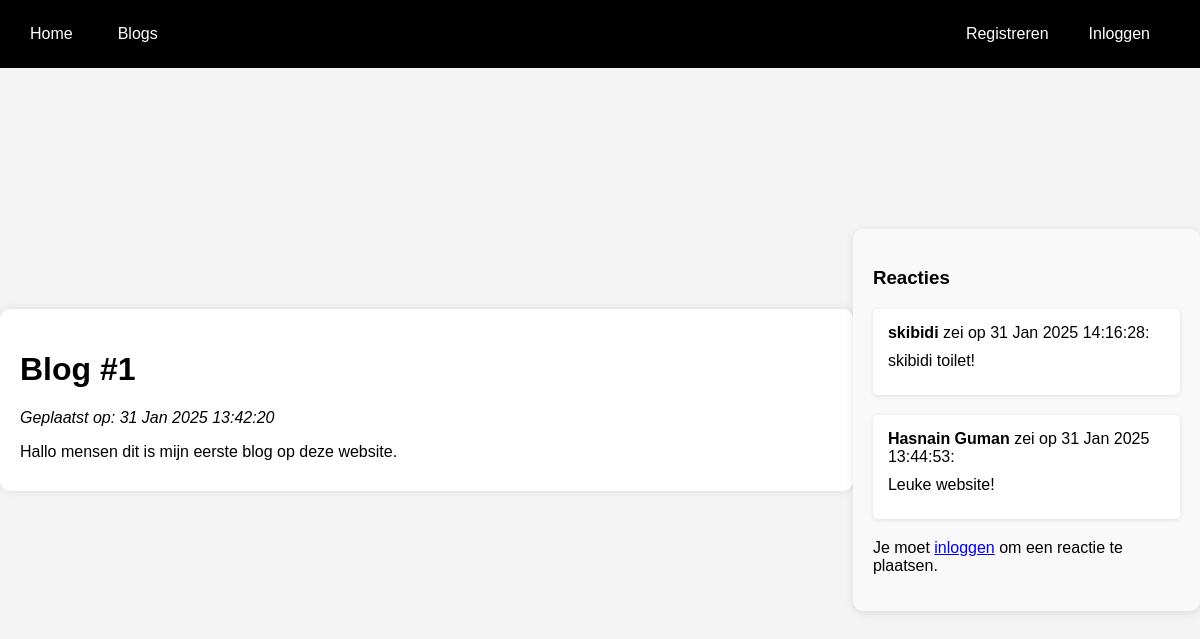
/PHProject/pages/view_blog.php?id=1, run on the app's committed database.
### tables this page shows
CREATE TABLE `blogs` (
  `id` int(11) NOT NULL,
  `title` varchar(255) NOT NULL,
  `content` text NOT NULL,
  `created_at` timestamp NOT NULL DEFAULT current_timestamp() ON UPDATE current_timestamp(),
  `author_id` int(11) DEFAULT NULL,
  `user_id` int(11) NOT NULL
);

CREATE TABLE `comments` (
  `id` int(11) NOT NULL,
  `blog_id` int(11) NOT NULL,
  `user_id` int(11) DEFAULT NULL,
  `comment` text NOT NULL,
  `created_at` timestamp NOT NULL DEFAULT current_timestamp(),
  `updated_at` timestamp NOT NULL DEFAULT current_timestamp() ON UPDATE current_timestamp()
);

CREATE TABLE `users` (
  `id` int(11) NOT NULL,
  `username` varchar(50) NOT NULL,
  `password` varchar(255) NOT NULL,
  `role` enum('user','admin') DEFAULT 'user',
  `email` varchar(255) NOT NULL
);

### PHProject/pages/view_blog.php (the view, shortened to what this page needs)
<?php
include '../includes/db.php';
$blog_id = $_GET['id'];
$stmt = $conn->prepare("SELECT title, content, created_at FROM blogs WHERE id = ?");
$stmt->execute([$blog_id]);
$blog = $stmt->fetch(PDO::FETCH_ASSOC);
$stmt = $conn->prepare("SELECT comments.id, comments.comment, users.username, comments.created_at, comments.updated_at, comments.user_id FROM comments JOIN users ON comments.user_id = users.id WHERE comments.blog_id = :blog_id ORDER BY comments.created_at DESC");
$stmt->bindParam(':blog_id', $blog_id);
$stmt->execute();
$comments = $stmt->fetchAll(PDO::FETCH_ASSOC);
?>
<!DOCTYPE html>
<html lang="nl">
<head>
    <link rel="stylesheet" href="../css/style.css">
</head>
<body>
<?php include '../includes/header.php'; ?>
<div class="blog-content">
    <h1><?= htmlspecialchars($blog['title']); ?></h1>
    <p><em>Geplaatst op: <?= date("d M Y H:i:s", strtotime($blog['created_at'])) ?></em></p>
    <p><?= nl2br(htmlspecialchars($blog['content'])); ?></p>
</div>
<div class="comments-section">
    <h3>Reacties</h3>
    <?php foreach ($comments as $comment): ?>
        <div class="comment-box">
            <p><strong><?= htmlspecialchars($comment['username']) ?></strong> zei op <?= date("d M Y H:i:s", strtotime($comment['created_at'])) ?>:</p>
            <p><?= nl2br(htmlspecialchars($comment['comment'])) ?></p>
        </div>
    <?php endforeach; ?>
    <?php if (isset($_SESSION['username'])): ?>
        <h4>Laat een reactie achter</h4>
        <form method="POST">
            <textarea name="comment" placeholder="Schrijf je reactie hier..." rows="5"></textarea><br>
            <button type="submit">Plaats reactie</button>
        </form>
    <?php else: ?>
        <p>Je moet <a href="login.php">inloggen</a> om een reactie te plaatsen.</p>
    <?php endif; ?>
</div>
</body>
</html>

### PHProject/includes/header.php (shortened to what this page needs)
<?php
$current_page = basename($_SERVER['PHP_SELF']);
?>
<!DOCTYPE html>
<html lang="nl">
<head>
    <link rel="stylesheet" href="../css/style.css">
</head>
<body>
<nav class="navbar">
    <div class="nav-links">
        <a href="index.php" class="<?= $current_page == 'index.php' ? 'active' : '' ?>">Home</a>
        <a href="blogs.php" class="<?= $current_page == 'blogs.php' ? 'active' : '' ?>">Blogs</a>
    </div>
    <div class="nav-auth">
        <?php if (isset($_SESSION['username'])): ?>
            <span>Welkom, <?= $_SESSION['username']; ?>!</span>
            <a href="logout.php">Uitloggen</a>
        <?php else: ?>
            <a href="register.php" class="<?= $current_page == 'register.php' ? 'active' : '' ?>">Registreren</a>
            <a href="login.php" class="<?= $current_page == 'login.php' ? 'active' : '' ?>">Inloggen</a>
        <?php endif; ?>
    </div>
</nav>

### PHProject/css/style.css (style rules this page uses)
body { font-family: Arial, sans-serif; background-color: #f4f4f4; margin: 0; padding: 0; display: flex; justify-content: center; align-items: center; height: 100vh; }
.navbar { background-color: black; padding: 15px; display: flex; justify-content: space-between; align-items: center; width: 100%; position: fixed; top: 0; left: 0; z-index: 1000; box-sizing: border-box; }
.nav-links { display: flex; gap: 15px; }
.nav-auth { display: flex; gap: 15px; align-items: center; }
.navbar .nav-links a, .navbar .nav-auth a { color: white; text-decoration: none; padding: 10px 15px; border-radius: 5px; transition: background 0.3s ease; }
.nav-auth { display: flex; align-items: center; gap: 10px; margin-right: 20px; }
.nav-auth a, .nav-auth span { white-space: nowrap; }
.blog-content { width: 80%; max-width: 900px; margin: 50px auto; padding: 20px; background-color: #fff; border-radius: 10px; box-shadow: 0 0 10px rgba(0, 0, 0, 0.1); }
.blog-content p { margin-bottom: 10px; }
.comments-section { margin-top: 40px; padding: 20px; background-color: #f9f9f9; border-radius: 10px; box-shadow: 0 2px 10px rgba(0, 0, 0, 0.1); }
.comment-box { background-color: white; padding: 15px; margin-bottom: 20px; border-radius: 5px; box-shadow: 0 1px 5px rgba(0, 0, 0, 0.1); }
.comment-box p { margin: 0 0 10px; }
.comments-section h3 { margin-bottom: 20px; }

### data on the page
blogs: title "Blog #1", created_at "31 Jan 2025 13:42:20", content "Hallo mensen dit is mijn eerste blog op deze website."
comments: user.username "skibidi", created_at "31 Jan 2025 14:16:28", comment "skibidi toilet!"
comments: user.username "Hasnain Guman", created_at "31 Jan 2025 13:44:53", comment "Leuke website!"
